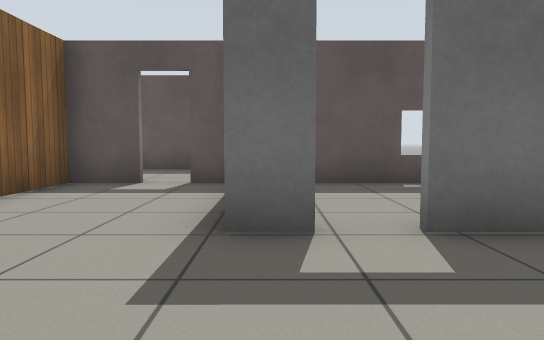
[1] (above)

22 first-person views from a walk through a world built for the Gazebo simulator. The camera is 0.72 m above the floor, tilts 4° down and sees 70° across. The floor is counted in squares, 1 m on a side. Each view is taken from the middle of a square. On the plan, view 1 faces up. The plan holds only what a view shows up to about 11 squares ahead; the rest is blank. Simple patterns stand in for the simulator's built-in surfaces.

[2]
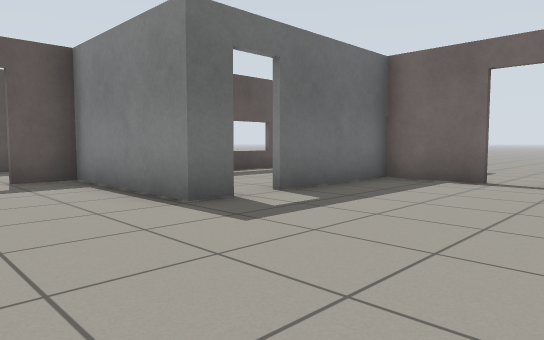

[3]
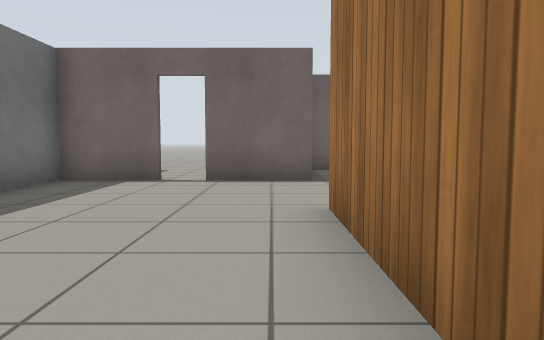

[4]
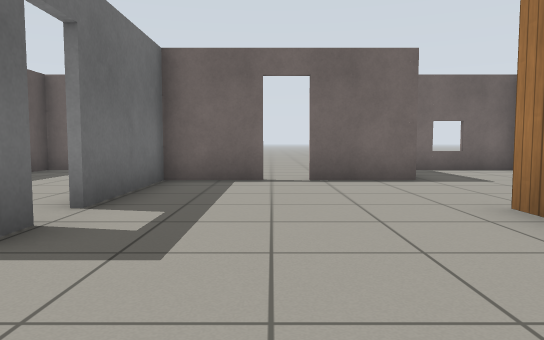

[5]
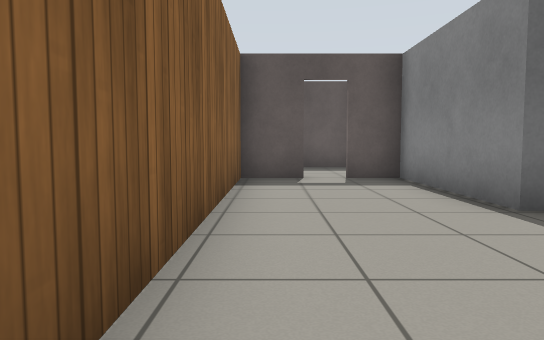

[6]
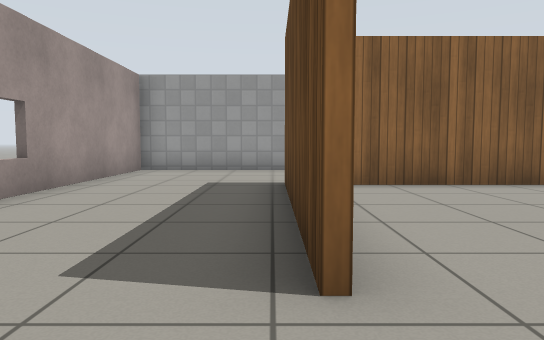

[7]
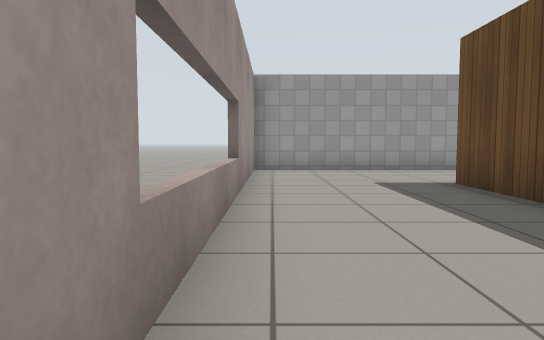

[8]
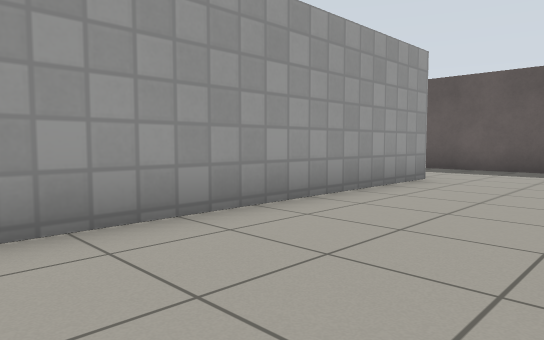

[9]
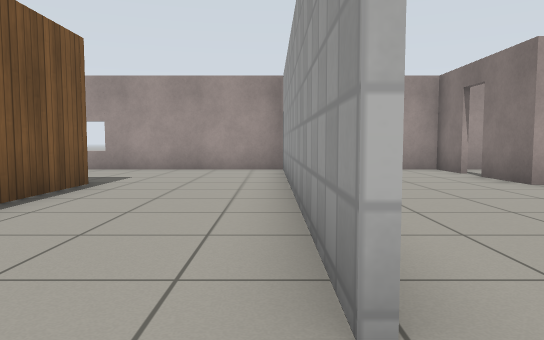

[10]
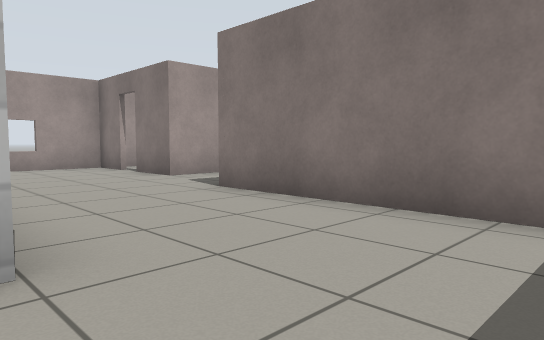

[11]
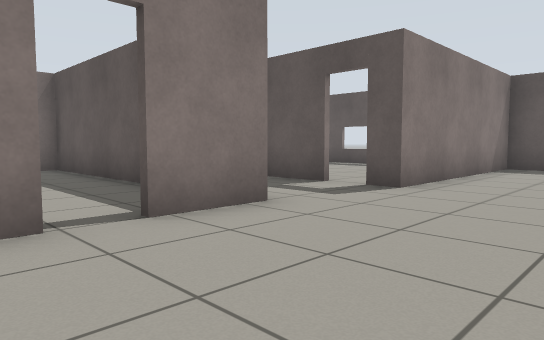

[12]
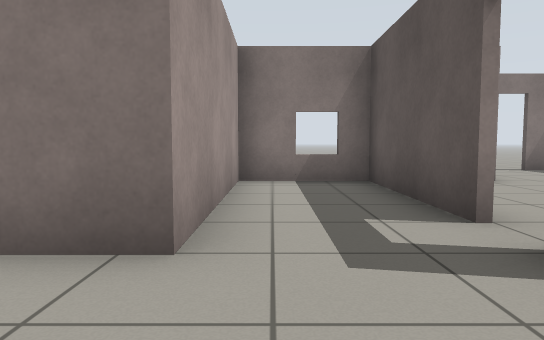

[13]
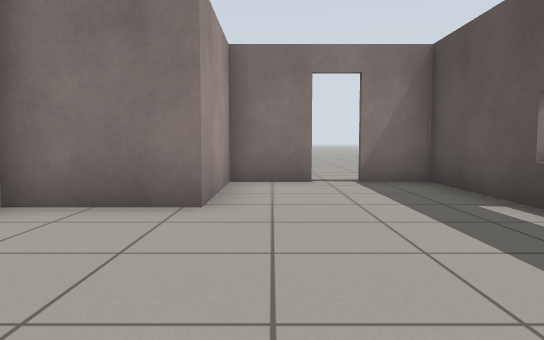

[14]
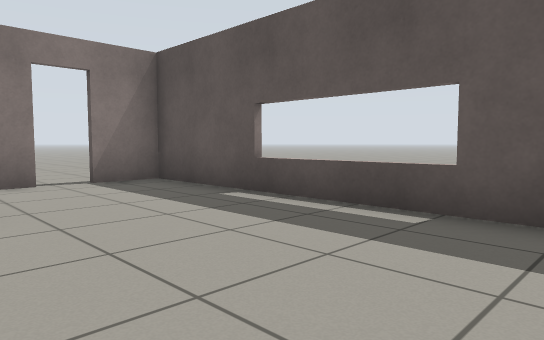

[15]
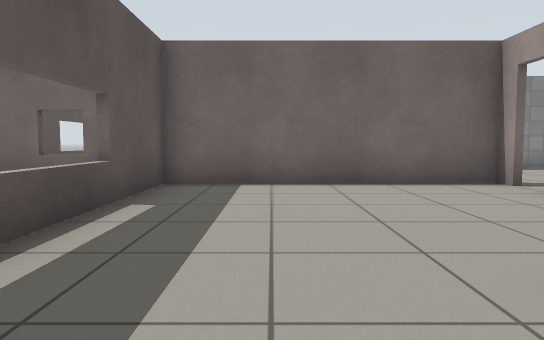

[16]
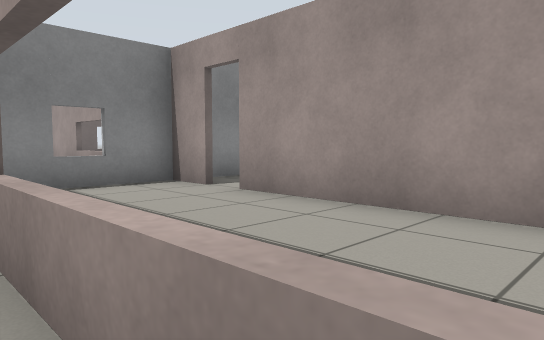

[17]
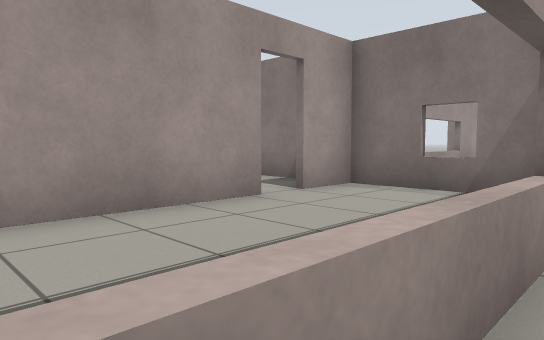

[18]
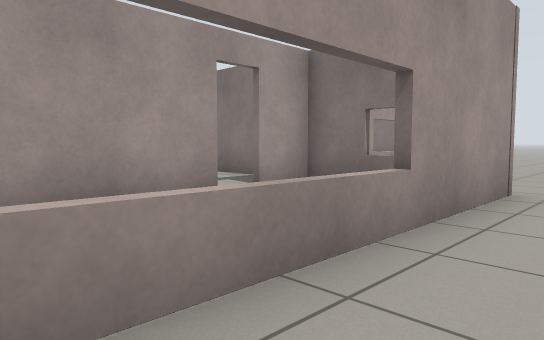

[19]
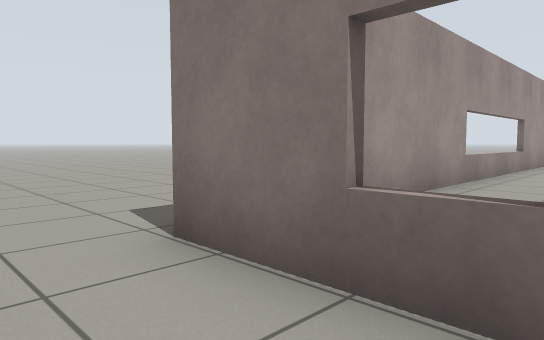

[20]
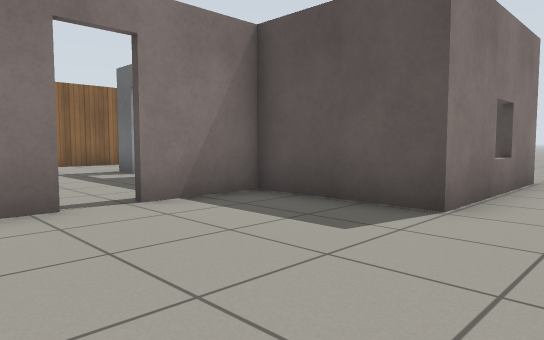

[21]
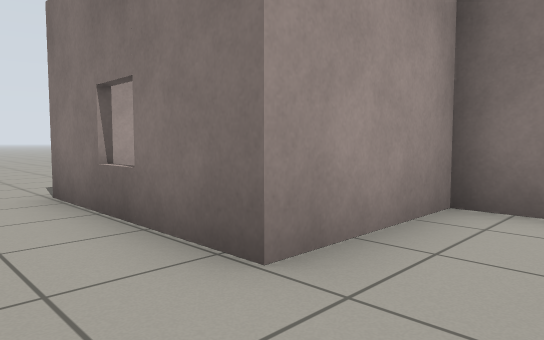

[22]
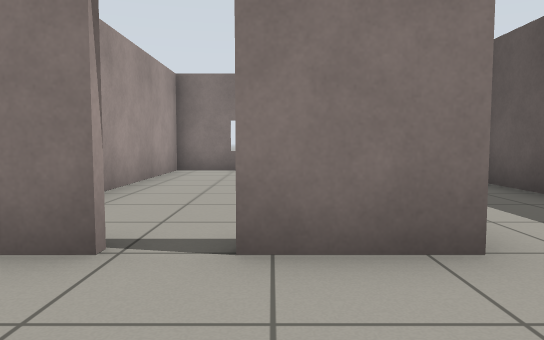

### Floor plan
Key: @ floor where view 1 was taken; # wall or solid block; x gap in a wall; . floor; D open door; = window, fence, low wall or low ledge; T thing the floor can be seen under or through.
Columns run from 20 left of view 1 to 9 right of it. Each row starts with its distance up from view 1.
 12             ....
 11        .........
 10   .......####===#####
  9   ..     #..........#      .
  8          #..........#      .
  7  ###===####D######D####==###.
  6 .#.......#..... #...#......#.
  5 .D.......#..... #...#..... #.
  4  #.......#......#...#  .   #.
  3  ####....#...#..#...#DT#####.
  2     #....#...#..#.......#.....
  1     ####D#...#..#.......DD....
  0     #........#..#...@...x.....
 -1     #........#..#.......#.....
 -2  ########....#..######..####..
 -3  # .....DD...#.............#..
 -4  #......DD...#.......... ..#..
 -5  #      #....#..........  .#..
 -6  #################====######..
 -7             ......        ...

Where each view was taken, in squares from view 1:
view 1: 0 up, 0 right, facing up
view 2: 1 down, 3 left, facing up-right
view 3: 1 down, 3 left, facing right
view 4: 1 up, 3 left, facing right
view 5: 1 down, 3 left, facing up
view 6: 2 down, 3 right, facing left
view 7: 5 down, 3 right, facing left
view 8: 4 down, 4 left, facing up-left
view 9: 5 up, 7 left, facing down
view 10: 6 up, 7 left, facing down-left
view 11: 5 down, 8 left, facing up-left
view 12: 1 down, 9 left, facing left
view 13: 4 up, 12 left, facing left
view 14: 3 up, 12 left, facing up-left
view 15: 5 up, 18 left, facing right
view 16: 11 up, 7 left, facing down-right
view 17: 11 up, 5 left, facing down-left
view 18: 12 up, 5 left, facing down-left
view 19: 3 down, 9 right, facing down-left
view 20: 1 down, 9 right, facing up-left
view 21: 0 up, 9 right, facing down-left
view 22: 3 down, 9 left, facing left
